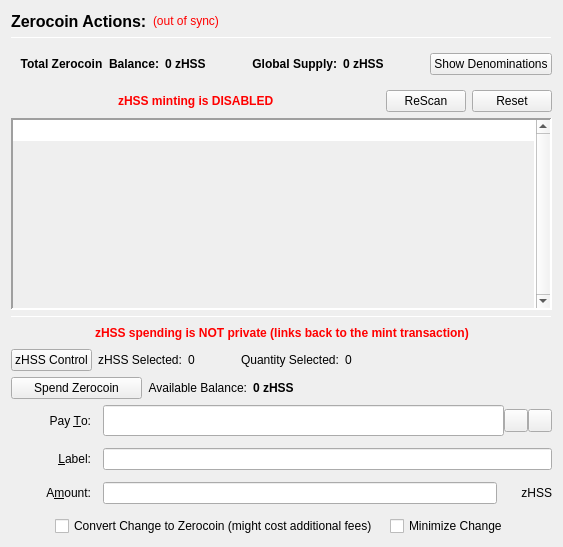
                  <widget class="QFrame" name="verticalFrameLeft">
                   <layout class="QVBoxLayout" name="verticalLayout_2">
                    <item>
                     <layout class="QVBoxLayout" name="verticalLayout_3">
                      <item>
                       <layout class="QHBoxLayout" name="horizontalLayout_3">
                        <item>
                         <widget class="QLabel" name="labelzHSSActions">
                          <property name="font">
                           <font>
                            <pointsize>12</pointsize>
                            <weight>75</weight>
                            <bold>true</bold>
                           </font>
                          </property>
                          <property name="text">
                           <string>Zerocoin Actions:</string>
                          </property>
                          <property name="alignment">
                           <set>Qt::AlignLeading|Qt::AlignLeft|Qt::AlignVCenter</set>
                          </property>
                         </widget>
                        </item>
                        <item>
                         <widget class="QLabel" name="labelzHSSSyncStatus">
                          <property name="toolTip">
                           <string>The displayed information may be out of date. Your wallet automatically synchronizes with the HashShareCoin network after a connection is established, but this process has not completed yet.</string>
                          </property>
                          <property name="styleSheet">
                           <string notr="true">QLabel { color: red; }</string>
                          </property>
                          <property name="text">
                           <string notr="true">(out of sync)</string>
                          </property>
                          <property name="alignment">
                           <set>Qt::AlignLeading|Qt::AlignLeft|Qt::AlignVCenter</set>
                          </property>
                         </widget>
                        </item>
                        <item>
                         <spacer name="horizontalSpacer">
                          <property name="orientation">
                           <enum>Qt::Horizontal</enum>
                          </property>
                          <property name="sizeHint" stdset="0">
                           <size>
                            <width>40</width>
                            <height>20</height>
                           </size>
                          </property>
                         </spacer>
                        </item>
                       </layout>
                      </item>
                      <item>
                       <widget class="Line" name="lineUpperLeft">
                        <property name="minimumSize">
                         <size>
                          <width>0</width>
                          <height>1</height>
                         </size>
                        </property>
                        <property name="maximumSize">
                         <size>
                          <width>16777215</width>
                          <height>1</height>
                         </size>
                        </property>
                        <property name="frameShadow">
                         <enum>QFrame::Sunken</enum>
                        </property>
                        <property name="orientation">
                         <enum>Qt::Horizontal</enum>
                        </property>
                       </widget>
                      </item>
                      <item>
                       <widget class="QFrame" name="balanceSupplyFrame">
                        <layout class="QHBoxLayout" name="horizontalLayout_2" stretch="0,0,0,1,0">
                         <property name="rightMargin">
                          <number>0</number>
                         </property>
                         <item>
                          <layout class="QHBoxLayout" name="horizontalLayout_34">
                           <item>
                            <widget class="QLabel" name="labelzAvailableText_3">
                             <property name="font">
                              <font>
                               <weight>75</weight>
                               <bold>true</bold>
                              </font>
                             </property>
                             <property name="toolTip">
                              <string>Total Balance including unconfirmed and immature zHSS</string>
                             </property>
                             <property name="text">
                              <string>Total Zerocoin  Balance:</string>
                             </property>
                             <property name="alignment">
                              <set>Qt::AlignRight|Qt::AlignTrailing|Qt::AlignVCenter</set>
                             </property>
                            </widget>
                           </item>
                           <item>
                            <widget class="QLabel" name="labelzAvailableAmount_4">
                             <property name="minimumSize">
                              <size>
                               <width>40</width>
                               <height>0</height>
                              </size>
                             </property>
                             <property name="font">
                              <font>
                               <weight>75</weight>
                               <bold>true</bold>
                              </font>
                             </property>
                             <property name="toolTip">
                              <string>Total Balance including unconfirmed and immature zHSS</string>
                             </property>
                             <property name="text">
                              <string>0 zHSS</string>
                             </property>
                             <property name="alignment">
                              <set>Qt::AlignLeading|Qt::AlignLeft|Qt::AlignVCenter</set>
                             </property>
                            </widget>
                           </item>
                          </layout>
                         </item>
                         <item>
                          <spacer name="horizontalSpacer_32">
                           <property name="orientation">
                            <enum>Qt::Horizontal</enum>
                           </property>
                           <property name="sizeHint" stdset="0">
                            <size>
                             <width>40</width>
                             <height>20</height>
                            </size>
                           </property>
                          </spacer>
                         </item>
                         <item>
                          <layout class="QHBoxLayout" name="horizontalLayout_35">
                           <item>
                            <widget class="QLabel" name="labelZsupplyText_2">
                             <property name="font">
                              <font>
                               <weight>75</weight>
                               <bold>true</bold>
                              </font>
                             </property>
                             <property name="text">
                              <string>Global Supply:</string>
                             </property>
                             <property name="alignment">
                              <set>Qt::AlignRight|Qt::AlignTrailing|Qt::AlignVCenter</set>
                             </property>
                            </widget>
                           </item>
                           <item>
                            <widget class="QLabel" name="labelZsupplyAmount_2">
                             <property name="font">
                              <font>
                               <weight>75</weight>
                               <bold>true</bold>
                              </font>
                             </property>
                             <property name="text">
                              <string>0 zHSS</string>
                             </property>
                            </widget>
                           </item>
                          </layout>
                         </item>
                         <item>
                          <spacer name="horizontalSpacer_31">
                           <property name="orientation">
                            <enum>Qt::Horizontal</enum>
                           </property>
                           <property name="sizeHint" stdset="0">
                            <size>
                             <width>40</width>
                             <height>20</height>
                            </size>
                           </property>
                          </spacer>
                         </item>
                         <item>
                          <widget class="QPushButton" name="pushButtonShowDenoms">
                           <property name="toolTip">
                            <string>Show zHSS denominations list</string>
                           </property>
                           <property name="text">
                            <string>Show Denominations</string>
                           </property>
                          </widget>
                         </item>
                        </layout>
                       </widget>
                      </item>
                      <item>
                       <layout class="QHBoxLayout" name="horizontalLayout_4">
                        <item>
                         <spacer name="horizontalSpacer_2">
                          <property name="orientation">
                           <enum>Qt::Horizontal</enum>
                          </property>
                          <property name="sizeHint" stdset="0">
                           <size>
                            <width>40</width>
                            <height>20</height>
                           </size>
                          </property>
                         </spacer>
                        </item>
                        <item>
                         <widget class="QLabel" name="label">
                          <property name="styleSheet">
                           <string notr="true">color: red;
font-weight: bold;</string>
                          </property>
                          <property name="text">
                           <string>zHSS minting is DISABLED</string>
                          </property>
                         </widget>
                        </item>
                        <item>
                         <spacer name="horizontalSpacer_3">
                          <property name="orientation">
                           <enum>Qt::Horizontal</enum>
                          </property>
                          <property name="sizeHint" stdset="0">
                           <size>
                            <width>40</width>
                            <height>20</height>
                           </size>
                          </property>
                         </spacer>
                        </item>
                        <item>
                         <widget class="QPushButton" name="pushButtonMintReset">
                          <property name="maximumSize">
                           <size>
                            <width>80</width>
                            <height>16777215</height>
                           </size>
                          </property>
                          <property name="toolTip">
                           <string>Rescan the complete blockchain for  Zerocoin mints and their meta-data.</string>
                          </property>
                          <property name="text">
                           <string>ReScan</string>
                          </property>
                         </widget>
                        </item>
                        <item>
                         <widget class="QPushButton" name="pushButtonSpentReset">
                          <property name="maximumSize">
                           <size>
                            <width>80</width>
                            <height>16777215</height>
                           </size>
                          </property>
                          <property name="toolTip">
                           <string>Reset Zerocoin Wallet DB. Deletes transactions that did not make it into the blockchain.</string>
                          </property>
                          <property name="text">
                           <string>Reset</string>
                          </property>
                         </widget>
                        </item>
                       </layout>
                      </item>
                      <item>
                       <widget class="QPlainTextEdit" name="TEMintStatus">
                        <property name="font">
                         <font>
                          <pointsize>8</pointsize>
                         </font>
                        </property>
                        <property name="toolTip">
                         <string>Status and/or Mesages from the last Mint Action.</string>
                        </property>
                        <property name="frameShape">
                         <enum>QFrame::Panel</enum>
                        </property>
                        <property name="frameShadow">
                         <enum>QFrame::Sunken</enum>
                        </property>
                        <property name="lineWidth">
                         <number>2</number>
                        </property>
                        <property name="midLineWidth">
                         <number>2</number>
                        </property>
                        <property name="verticalScrollBarPolicy">
                         <enum>Qt::ScrollBarAlwaysOn</enum>
                        </property>
                        <property name="horizontalScrollBarPolicy">
                         <enum>Qt::ScrollBarAlwaysOff</enum>
                        </property>
                        <property name="readOnly">
                         <bool>true</bool>
                        </property>
                        <property name="plainText">
                         <string notr="true"/>
                        </property>
                        <property name="backgroundVisible">
                         <bool>true</bool>
                        </property>
                       </widget>
                      </item>
                      <item>
                       <widget class="Line" name="line">
                        <property name="minimumSize">
                         <size>
                          <width>0</width>
                          <height>1</height>
                         </size>
                        </property>
                        <property name="maximumSize">
                         <size>
                          <width>16777215</width>
                          <height>1</height>
                         </size>
                        </property>
                        <property name="orientation">
                         <enum>Qt::Horizontal</enum>
                        </property>
                       </widget>
                      </item>
                      <item>
                       <layout class="QHBoxLayout" name="horizontalLayout_7">
                        <item>
                         <spacer name="horizontalSpacer_18">
                          <property name="orientation">
                           <enum>Qt::Horizontal</enum>
                          </property>
                          <property name="sizeHint" stdset="0">
                           <size>
                            <width>40</width>
                            <height>20</height>
                           </size>
                          </property>
                         </spacer>
                        </item>
                        <item>
                         <widget class="QLabel" name="label_2">
                          <property name="styleSheet">
                           <string notr="true">color: red;
font-weight: bold;</string>
                          </property>
                          <property name="text">
                           <string>zHSS spending is NOT private (links back to the mint transaction)</string>
                          </property>
                         </widget>
                        </item>
                        <item>
                         <spacer name="horizontalSpacer_30">
                          <property name="orientation">
                           <enum>Qt::Horizontal</enum>
                          </property>
                          <property name="sizeHint" stdset="0">
                           <size>
                            <width>40</width>
                            <height>20</height>
                           </size>
                          </property>
                         </spacer>
                        </item>
                       </layout>
                      </item>
                      <item>
                       <layout class="QHBoxLayout" name="horizontalLayout_24">
                        <property name="leftMargin">
                         <number>0</number>
                        </property>
                        <property name="bottomMargin">
                         <number>0</number>
                        </property>
                        <item>
                         <widget class="QPushButton" name="pushButtonZHssControl">
                          <property name="text">
                           <string>zHSS Control</string>
                          </property>
                         </widget>
                        </item>
                        <item>
                         <widget class="QLabel" name="labelzHssSelected">
                          <property name="text">
                           <string>zHSS Selected:</string>
                          </property>
                         </widget>
                        </item>
                        <item>
                         <widget class="QLabel" name="labelzHssSelected_int">
                          <property name="text">
                           <string>0</string>
                          </property>
                         </widget>
                        </item>
                        <item>
                         <spacer name="horizontalSpacer_17">
                          <property name="orientation">
                           <enum>Qt::Horizontal</enum>
                          </property>
                          <property name="sizeType">
                           <enum>QSizePolicy::Fixed</enum>
                          </property>
                          <property name="sizeHint" stdset="0">
                           <size>
                            <width>40</width>
                            <height>20</height>
                           </size>
                          </property>
                         </spacer>
                        </item>
                        <item>
                         <widget class="QLabel" name="labelQuantitySelected">
                          <property name="text">
                           <string>Quantity Selected:</string>
                          </property>
                         </widget>
                        </item>
                        <item>
                         <widget class="QLabel" name="labelQuantitySelected_int">
                          <property name="text">
                           <string>0</string>
                          </property>
                         </widget>
                        </item>
                        <item>
                         <spacer name="horizontalSpacer_19">
                          <property name="orientation">
                           <enum>Qt::Horizontal</enum>
                          </property>
                          <property name="sizeHint" stdset="0">
                           <size>
                            <width>40</width>
                            <height>20</height>
                           </size>
                          </property>
                         </spacer>
                        </item>
                       </layout>
                      </item>
                      <item>
                       <layout class="QHBoxLayout" name="horizontalLayout_6">
                        <item>
                         <widget class="QPushButton" name="pushButtonSpendzHSS">
                          <property name="minimumSize">
                           <size>
                            <width>131</width>
                            <height>0</height>
                           </size>
                          </property>
                          <property name="toolTip">
                           <string>Spend Zerocoin. Without 'Pay To:' address creates payments to yourself.</string>
                          </property>
                          <property name="text">
                           <string>Spend Zerocoin</string>
                          </property>
                         </widget>
                        </item>
                        <item>
                         <widget class="QLabel" name="labelzHSSBalanceText">
                          <property name="toolTip">
                           <string>Available (mature and spendable) zHSS for spending</string>
                          </property>
                          <property name="text">
                           <string>Available Balance:</string>
                          </property>
                          <property name="alignment">
                           <set>Qt::AlignRight|Qt::AlignTrailing|Qt::AlignVCenter</set>
                          </property>
                         </widget>
                        </item>
                        <item>
                         <widget class="QLabel" name="labelzAvailableAmount_2">
                          <property name="font">
                           <font>
                            <weight>75</weight>
                            <bold>true</bold>
                           </font>
                          </property>
                          <property name="toolTip">
                           <string>Available (mature and spendable) zHSS for spending

zHSS are mature when they have more than 20 confirmations AND more than 2 mints of the same denomination after them were minted</string>
                          </property>
                          <property name="text">
                           <string>0 zHSS</string>
                          </property>
                          <property name="alignment">
                           <set>Qt::AlignLeading|Qt::AlignLeft|Qt::AlignVCenter</set>
                          </property>
                         </widget>
                        </item>
                        <item>
                         <spacer name="horizontalSpacer_4">
                          <property name="orientation">
                           <enum>Qt::Horizontal</enum>
                          </property>
                          <property name="sizeHint" stdset="0">
                           <size>
                            <width>40</width>
                            <height>20</height>
                           </size>
                          </property>
                         </spacer>
                        </item>
                       </layout>
                      </item>
                      <item>
                       <layout class="QGridLayout" name="gridLayout_7">
                        <property name="spacing">
                         <number>12</number>
                        </property>
                        <item row="0" column="0">
                         <widget class="QLabel" name="payToLabel">
                          <property name="minimumSize">
                           <size>
                            <width>80</width>
                            <height>0</height>
                           </size>
                          </property>
                          <property name="text">
                           <string>Pay &amp;To:</string>
                          </property>
                          <property name="alignment">
                           <set>Qt::AlignRight|Qt::AlignTrailing|Qt::AlignVCenter</set>
                          </property>
                          <property name="buddy">
                           <cstring>payTo</cstring>
                          </property>
                         </widget>
                        </item>
                        <item row="0" column="1">
                         <layout class="QHBoxLayout" name="payToLayout">
                          <property name="spacing">
                           <number>0</number>
                          </property>
                          <item>
                           <widget class="QValidatedLineEdit" name="payTo">
                            <property name="enabled">
                             <bool>true</bool>
                            </property>
                            <property name="minimumSize">
                             <size>
                              <width>0</width>
                              <height>31</height>
                             </size>
                            </property>
                            <property name="toolTip">
                             <string>The HashShareCoin address to send the payment to. Creates local payment to yourself when empty.</string>
                            </property>
                           </widget>
                          </item>
                          <item>
                           <widget class="QToolButton" name="addressBookButton">
                            <property name="toolTip">
                             <string>Choose previously used address</string>
                            </property>
                            <property name="text">
                             <string/>
                            </property>
                            <property name="icon">
                             <iconset resource="../hashsharecoin.qrc">
                              <normaloff>:/icons/address-book</normaloff>:/icons/address-book</iconset>
                            </property>
                            <property name="shortcut">
                             <string>Alt+A</string>
                            </property>
                           </widget>
                          </item>
                          <item>
                           <widget class="QToolButton" name="pasteButton">
                            <property name="toolTip">
                             <string>Paste address from clipboard</string>
                            </property>
                            <property name="text">
                             <string/>
                            </property>
                            <property name="icon">
                             <iconset resource="../hashsharecoin.qrc">
                              <normaloff>:/icons/editpaste</normaloff>:/icons/editpaste</iconset>
                            </property>
                            <property name="shortcut">
                             <string>Alt+P</string>
                            </property>
                           </widget>
                          </item>
                         </layout>
                        </item>
                        <item row="1" column="0">
                         <widget class="QLabel" name="labelLabel">
                          <property name="minimumSize">
                           <size>
                            <width>80</width>
                            <height>0</height>
                           </size>
                          </property>
                          <property name="text">
                           <string>&amp;Label:</string>
                          </property>
                          <property name="alignment">
                           <set>Qt::AlignRight|Qt::AlignTrailing|Qt::AlignVCenter</set>
                          </property>
                          <property name="buddy">
                           <cstring>addAsLabel</cstring>
                          </property>
                         </widget>
                        </item>
                        <item row="1" column="1">
                         <widget class="QLineEdit" name="addAsLabel">
                          <property name="toolTip">
                           <string>Enter a label for this address to add it to the list of used addresses</string>
                          </property>
                         </widget>
                        </item>
                        <item row="2" column="0">
                         <widget class="QLabel" name="amountLabel">
                          <property name="minimumSize">
                           <size>
                            <width>80</width>
                            <height>0</height>
                           </size>
                          </property>
                          <property name="text">
                           <string>A&amp;mount:</string>
                          </property>
                          <property name="alignment">
                           <set>Qt::AlignRight|Qt::AlignTrailing|Qt::AlignVCenter</set>
                          </property>
                          <property name="buddy">
                           <cstring>zHSSpayAmount</cstring>
                          </property>
                         </widget>
                        </item>
                        <item row="2" column="1">
                         <layout class="QHBoxLayout" name="horizontalLayout_9">
                          <property name="spacing">
                           <number>0</number>
                          </property>
                          <item>
                           <widget class="QLineEdit" name="zHSSpayAmount"/>
                          </item>
                          <item>
                           <widget class="QLabel" name="labelzHSS">
                            <property name="minimumSize">
                             <size>
                              <width>55</width>
                              <height>0</height>
                             </size>
                            </property>
                            <property name="text">
                             <string>zHSS</string>
                            </property>
                            <property name="alignment">
                             <set>Qt::AlignRight|Qt::AlignTrailing|Qt::AlignVCenter</set>
                            </property>
                           </widget>
                          </item>
                         </layout>
                        </item>
                        <item row="3" column="0" colspan="2">
                         <layout class="QHBoxLayout" name="horizontalLayout_10">
                          <item>
                           <spacer name="horizontalSpacer_5">
                            <property name="orientation">
                             <enum>Qt::Horizontal</enum>
                            </property>
                            <property name="sizeHint" stdset="0">
                             <size>
                              <width>40</width>
                              <height>20</height>
                             </size>
                            </property>
                           </spacer>
                          </item>
                          <item>
                           <widget class="QCheckBox" name="checkBoxMintChange">
                            <property name="sizePolicy">
                             <sizepolicy hsizetype="MinimumExpanding" vsizetype="Fixed">
                              <horstretch>0</horstretch>
                              <verstretch>0</verstretch>
                             </sizepolicy>
                            </property>
                            <property name="layoutDirection">
                             <enum>Qt::LeftToRight</enum>
                            </property>
                            <property name="text">
                             <string>Convert Change to Zerocoin (might cost additional fees)</string>
                            </property>
                           </widget>
                          </item>
                          <item>
                           <widget class="QCheckBox" name="checkBoxMinimizeChange">
                            <property name="toolTip">
                             <string>If checked, the wallet tries to minimize the returning change instead of minimizing the number of spent denominations.</string>
                            </property>
                            <property name="text">
                             <string>Minimize Change</string>
                            </property>
                           </widget>
                          </item>
                          <item>
                           <spacer name="horizontalSpacer_6">
                            <property name="orientation">
                             <enum>Qt::Horizontal</enum>
                            </property>
                            <property name="sizeHint" stdset="0">
                             <size>
                              <width>40</width>
                              <height>20</height>
                             </size>
                            </property>
                           </spacer>
                          </item>
                         </layout>
                        </item>
                       </layout>
                      </item>
                     </layout>
                    </item>
                   </layout>
                  </widget>
